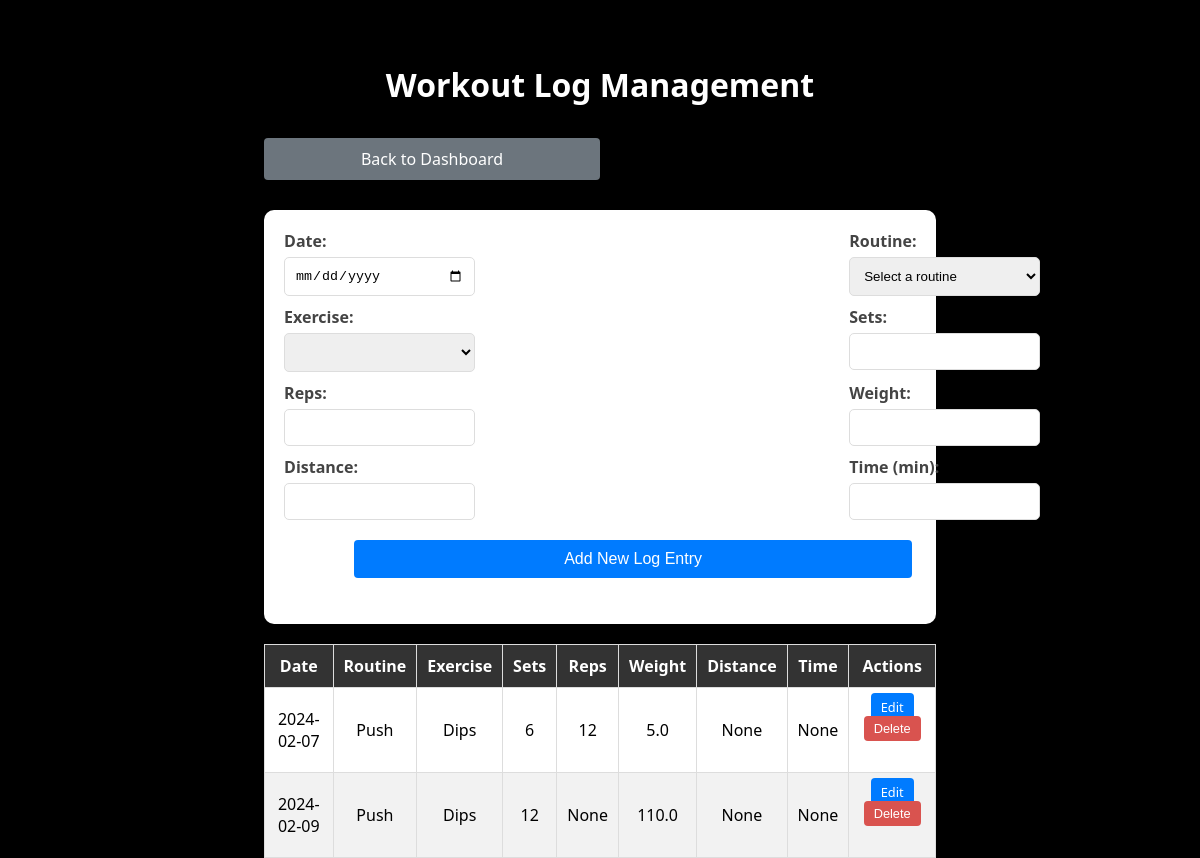
The page /workout_log (signed in) on the database its author committed.
### app.py (models this page shows)
class Logs(db.Model):
    log_id = db.Column(db.Integer, primary_key=True)
    user_id = db.Column(db.Integer, db.ForeignKey('users.user_id'), nullable=False)
    routine_id = db.Column(db.Integer, db.ForeignKey('routines.routine_id'), nullable=False)
    exercise_id = db.Column(db.Integer, db.ForeignKey('exercises.exercise_id'), nullable=False)
    sets = db.Column(db.Integer)
    reps = db.Column(db.Integer)
    weight = db.Column(db.Float)
    distance = db.Column(db.Float)
    time = db.Column(db.Float)
    date = db.Column(db.Date)
    routine = db.relationship('Routines', backref='logs', lazy=True)
    exercise = db.relationship('Exercises', backref='logs', lazy=True)

class Routines(db.Model):
    routine_id = db.Column(db.Integer, primary_key=True)
    user_id = db.Column(db.Integer, db.ForeignKey('users.user_id'), nullable=False)
    routine_name = db.Column(db.String(255), nullable=False)

class Exercises(db.Model):
    exercise_id = db.Column(db.Integer, primary_key=True)
    exercise_name = db.Column(db.String(255), nullable=False)
    user_id = db.Column(db.Integer, db.ForeignKey('users.user_id'))  # Link to a user

### app.py (the view, shortened to what this page needs)
@app.route('/workout_log', methods=['GET', 'POST'])
def workout_log():
    session['previous_url'] = url_for('workout_log')
    if 'user_id' not in session:
        return redirect('/login')
    log_entries = Logs.query.filter_by(user_id=session['user_id']).all()
    exercises = Exercises.query.all()
    routines = Routines.query.filter_by(user_id=session['user_id']).all()
    return render_template('workout_log.html', log_entries=log_entries, exercises=exercises, routines=routines)

### templates/workout_log.html (shortened to what this page needs)
\<!DOCTYPE html>
<html lang="en">
<head>
    <link rel="stylesheet" href="{{ url_for('static', filename='styles.css') }}">
</head>
<body>
    <div class="container">
        <h1>Workout Log Management</h1>
        <a href="{{ url_for('dashboard') }}" class="btn btn-secondary">Back to Dashboard</a>
        <div class="form-container">
            <form method="POST" action="/workout_log">
                <div class="row">
                    <div class="form-group">
                        <label for="date">Date:</label>
                        <input type="date" id="date" name="date" required>
                    </div>
                    <div class="form-group" style="margin-right: -90%;">
                        <label for="routine">Routine:</label>
                        <select id="routine" name="routine" required>
                            <option value="">Select a routine</option>
                        </select>
                    </div>
                </div>
                <div class="row">
                    <div class="form-group">
                        <label for="exercise">Exercise:</label>
                        <select id="exercise" name="exercise" required>
                        </select>
                    </div>
                    <div class="form-group" style="margin-right: -90%;">
                        <label for="sets">Sets:</label>
                        <input type="number" id="sets" name="sets">
                    </div>
                </div>
                <div class="row">
                    <div class="form-group">
                        <label for="reps">Reps:</label>
                        <input type="number" id="reps" name="reps">
                    </div>
                    <div class="form-group" style="margin-right: -90%;">
                        <label for="weight">Weight:</label>
                        <input type="number" id="weight" name="weight">
                    </div>
                </div>
                <div class="row">
                    <div class="form-group">
                        <label for="distance">Distance:</label>
                        <input type="number" id="distance" name="distance">
                    </div>
                    <div class="form-group" style="margin-right: -90%;">
                        <label for="time">Time (min):</label>
                        <input type="number" id="time" name="time">
                    </div>
                </div>
                <div class="button-wrapper">
                    <button type="submit" class="btn">Add New Log Entry</button>
                </div>
            </form>
        </div>
        <div class="log-container table-container">
            <table>
                <thead>
                    <tr>
                        <th>Date</th>
                        <th>Routine</th>
                        <th>Exercise</th>
                        <th>Sets</th>
                        <th>Reps</th>
                        <th>Weight</th>
                        <th>Distance</th>
                        <th>Time</th>
                        <th>Actions</th>
                    </tr>
                </thead>
                <tbody>
                    {% for entry in log_entries %}
                        <tr>
                            <td>{{ entry.date }}</td>
                            <td>{{ entry.routine.routine_name }}</td>
                            <td>{{ entry.exercise.exercise_name }}</td>
                            <td>{{ entry.sets }}</td>
                            <td>{{ entry.reps }}</td>
                            <td>{{ entry.weight }}</td>
                            <td>{{ entry.distance }}</td>
                            <td>{{ entry.time }}</td>
                            <td>
                                <a href="/edit_log/{{ entry.log_id }}" class="btn-ed">Edit</a>
                                <form method="POST" action="/delete_log/{{ entry.log_id }}" style="display:inline-block;">
                                    <button type="submit" class="btn-delete">Delete</button>
                                </form>
                            </td>
                        </tr>
                    {% endfor %}
                </tbody>
            </table>
        </div>
    </div>
</body>
</html>

### static/styles.css (style rules this page uses)
body, html { font-family: 'Segoe UI', Tahoma, Geneva, Verdana, sans-serif; background-color: black; margin: 0; padding: 0; display: flex; flex-direction: column; align-items: center; justify-content: center; min-height: 100vh; }
.container { width: 90%; max-width: 800px; margin-top: 20px; }
h1 { text-align: center; color: white; }
.form-container { background-color: white; padding: 20px; border-radius: 10px; box-shadow: 0 6px 12px rgba(0, 0, 0, 0.1); margin: 20px 0; display: flex; flex-wrap: wrap; justify-content: space-between; }
.row { display: flex; justify-content: space-between; }
.form-group { flex-basis: 48%; flex-direction: column; }
label { display: block; margin-bottom: 5px; font-weight: bold; color: #444; }
input, select { width: 100%; box-sizing: border-box; outline: none; }
input[type="text"], input[type="number"], input[type="date"], input[type="email"], input[type="password"], select { width: 100%; padding: 10px; margin-bottom: 10px; border-radius: 5px; border: 1px solid #ddd; box-sizing: border-box; }
.btn, .nav-button, .btn-secondary, .signup-btn, .back-btn, .btn-danger { width: 80%; padding: 10px 15px; background-color: #5cb85c; color: white; border: none; border-radius: 4px; cursor: pointer; text-align: center; font-size: 16px; text-decoration: none; display: inline-block; margin-top: 10px; margin-bottom: 10px; box-sizing: border-box; transition: background-color 0.3s ease; }
.btn, .nav-button { background-color: #007bff; color: white; }
.btn-secondary { background-color: #6c757d; color: white; width: 50%; }
.btn-ed, .btn-delete { padding: 5px 10px; border: none; border-radius: 4px; color: white; font-size: 0.8em; cursor: pointer; transition: background-color 0.3s ease; margin-bottom: 5px; text-decoration: none; align-items: center; }
.btn-ed { background-color: #007bff; }
.btn-delete { background-color: #d9534f; }
.button-wrapper { display: flex; justify-content: center; margin-right: -300px; }
.table-container { width: 100%; margin-top: 20px; background-color: white; }
table { width: 100%; border-collapse: collapse; }
th, td { padding: 10px; text-align: center; border: 1px solid #ddd; color: black }
th { background-color: #333; color: white; }
tr:nth-child(even) { background-color: #f2f2f2; }

### rows shown on the page
Logs: date "2024-02-07", routine.routine_name "Push", exercise.exercise_name "Dips", sets "6", reps "12", weight "5.0", distance "None", time "None"
Logs: date "2024-02-09", routine.routine_name "Push", exercise.exercise_name "Dips", sets "12", reps "None", weight "110.0", distance "None", time "None"
